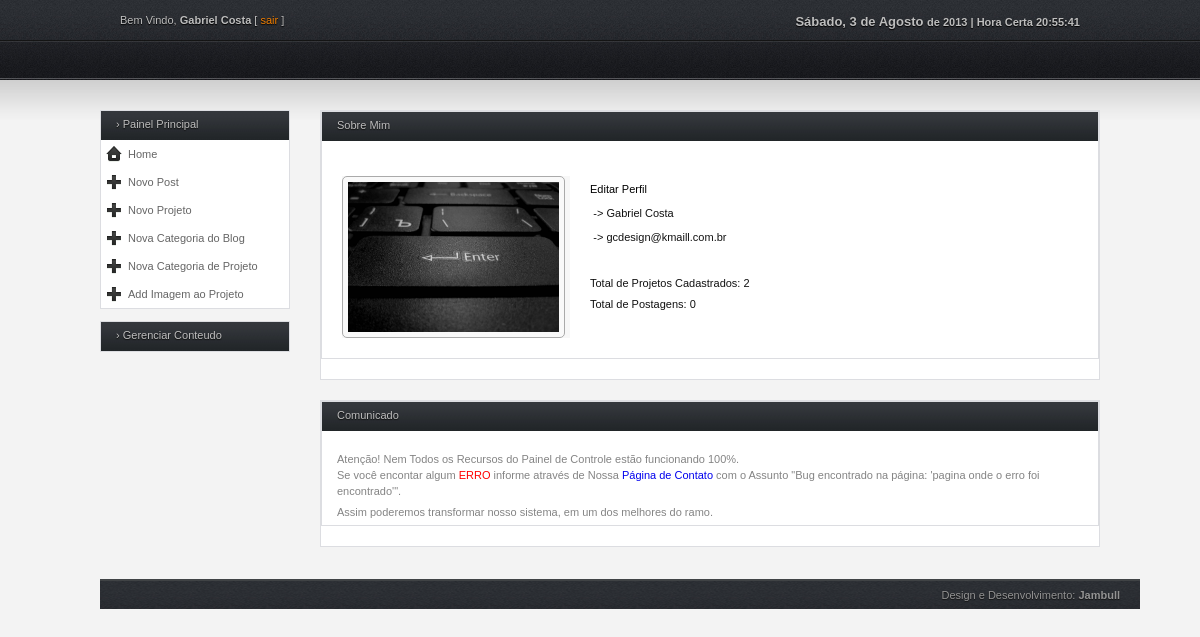
Screenshot of /jb-user/Home.php (signed in) with the database file from the repository.
### tables this page shows
CREATE TABLE IF NOT EXISTS `usuario` (
  `id` int(11) NOT NULL AUTO_INCREMENT,
  `nome` varchar(255) NOT NULL,
  `username` varchar(255) NOT NULL,
  `foto` varchar(255) NOT NULL,
  `email` varchar(255) NOT NULL,
  `senha` varchar(255) NOT NULL,
  `nivel` varchar(50) NOT NULL,
  PRIMARY KEY (`id`)
);

CREATE TABLE IF NOT EXISTS `comunicado` (
  `id` int(11) NOT NULL AUTO_INCREMENT,
  `corpo` longtext NOT NULL,
  PRIMARY KEY (`id`)
);

### jb-user/Home.php (the view, shortened to what this page needs)
<?php require_once('../Connections/conn.php'); ?>
<?php
$logoutAction = $_SERVER['PHP_SELF']."?doLogout=true";
?>
<?php
if (!function_exists("GetSQLValueString")) {
function GetSQLValueString($theValue, $theType, $theDefinedValue = "", $theNotDefinedValue = "")
{
  $theValue = function_exists("mysql_real_escape_string") ? mysql_real_escape_string($theValue) : mysql_escape_string($theValue);
  switch ($theType) {
    case "text":
      $theValue = ($theValue != "") ? "'" . $theValue . "'" : "NULL";
      break;
  }
  return $theValue;
}
}
$colname_userlogado = "-1";
if (isset($_SESSION['MM_Username'])) {
  $colname_userlogado = $_SESSION['MM_Username'];
}
$query_userlogado = sprintf("SELECT * FROM usuario WHERE username = %s", GetSQLValueString($colname_userlogado, "text"));
$userlogado = mysql_query($query_userlogado, $conn) or die(mysql_error());
$row_userlogado = mysql_fetch_assoc($userlogado);
$colname_totalprojeto = "-1";
if (isset($_SESSION['MM_Username'])) {
  $colname_totalprojeto = $_SESSION['MM_Username'];
}
$query_totalprojeto = sprintf("SELECT * FROM projeto WHERE username = %s", GetSQLValueString($colname_totalprojeto, "text"));
$totalprojeto = mysql_query($query_totalprojeto, $conn) or die(mysql_error());
$totalRows_totalprojeto = mysql_num_rows($totalprojeto);
$colname_totalpost = "-1";
if (isset($_SESSION['MM_Username'])) {
  $colname_totalpost = $_SESSION['MM_Username'];
}
$query_totalpost = sprintf("SELECT * FROM blog_post WHERE username = %s", GetSQLValueString($colname_totalpost, "text"));
$totalpost = mysql_query($query_totalpost, $conn) or die(mysql_error());
$totalRows_totalpost = mysql_num_rows($totalpost);
$query_comunicado = "SELECT * FROM comunicado ORDER BY id DESC";
$comunicado = mysql_query($query_comunicado, $conn) or die(mysql_error());
$row_comunicado = mysql_fetch_assoc($comunicado);
?>
<!DOCTYPE HTML>
<html lang="pt-br">
<head>
<link rel="stylesheet" type="text/css" href="../tema/administrator/style.css" media="screen" />
<link rel="stylesheet" type="text/css" href="../tema/administrator/navi.css" media="screen" />
<link href="../plugins/shadowbox/shadowbox.css" rel="stylesheet" type="text/css" />
</head>
<body onLoad="initTime();">
<div class="wrap">
  <div id="header">
    <div id="header">
	  <div id="top">
	    <div class="left">
	      <p>Bem Vindo, <strong><?php echo $row_userlogado['nome']; ?></strong> [ <a href="<?php echo $logoutAction ?>">sair</a> ]</p>
        </div>
	    <div class="right">
				<div class="align-right">
					<p><strong><script type="text/javascript" src="../plugins/data.js"></script> de <?php echo date("Y") ?> | Hora Certa<script type="text/javascript" src="../plugins/hora.js"></script> <span id="timer">Horas</span></strong></p>
				</div>
			</div>
		</div>
	</div>
    <div id="nav"></div>
  </div>
	<div id="content">
		<div id="sidebar">
			<div class="box">
				<div class="h_title">&#8250; Painel Principal</div>
				<ul id="home">
					<li class="b1"><a class="icon view_page" href="Home">Home</a></li>
                    <li class="b1"><a class="icon add_page" href="Novo.Post" rel="shadowbox;width=800;">Novo Post</a></li>
                    <li class="b1"><a class="icon add_page" href="Novo.Projeto" rel="shadowbox;width=800;">Novo Projeto</a></li>
                    <li class="b1"><a class="icon add_page" href="Nova.Categoria.do.Blog" rel="shadowbox;width=800;height=200;">Nova Categoria do Blog</a></li>
                    <li class="b1"><a class="icon add_page" href="Nova.Categoria.de.Projeto" rel="shadowbox;width=800;height=200;">Nova Categoria de Projeto</a></li>
          <li class="b1"><a class="icon add_page" href="Add.Imagem.ao.Projeto" rel="shadowbox;width=800;height=330;">Add Imagem ao Projeto</a></li>
				</ul>
			</div>
			<div class="box">
				<div class="h_title">&#8250; Gerenciar Conteudo</div>
			</div>
		</div>
		<div id="main">
		  <div class="full_w">
			<div class="full_w">
				<div class="h_title">Sobre Mim</div>
			  <div class="entry">
				</div>
<table width="750" height="151" border="0" align="center" cellpadding="5" cellspacing="5">
  <tr>
    <td width="228" height="152" rowspan="3" align="left" valign="top">
      <a href="alt.imagem.perfil.php" rel="shadowbox;width=400;height=50;" class="projetos_item float alpha" >
        <img src="../jb-includes/uploads/images/user/<?php echo $row_userlogado['foto']; ?>" width="140" height="150" class="projetos_item float alpha" title="<?php echo $row_userlogado['nome']; ?>">
        </a>
      </td>
    <td height="26" align="left" valign="top" bgcolor="#FFFFFF"><p><a href="edt.perfil" rel="shadowbox;width=400;height=320;">Editar Perfil</a><br>
      </p>      <a href="edt.nome.user" rel="shadowbox;width=400;height=50;"></a></td>
    </tr>
  <tr>
    <td height="37" align="left" valign="top" bgcolor="#FFFFFF">&nbsp;&nbsp;&nbsp;&nbsp;&nbsp;&nbsp;-&gt; <?php echo $row_userlogado['nome']; ?><br>
      <br>
      &nbsp;&nbsp;&nbsp;&nbsp;&nbsp;&nbsp;-&gt; <?php echo $row_userlogado['email']; ?></td>
  </tr>
  <tr>
    <td align="left" valign="top" bgcolor="#FFFFFF"><p><a href="edt.nome.user" rel="shadowbox;width=400;height=50;"></a><br>
    </p>
      <p>Total de Projetos Cadastrados: <?php echo $totalRows_totalprojeto ?></p>
      <p>Total de Postagens: <?php echo $totalRows_totalpost ?><br>
      </p></td>
  </tr>
  </table>
			</div>
		</div>
          <div class="full_w">
			<div class="full_w">
				<div class="h_title">Comunicado</div>
			  <div class="entry">
			  </div>
			  <p><?php echo $row_comunicado['corpo']; ?></p>
			</div>
		</div>
	</div>
		<div id="footer">
		<div class="right">
			<p>Design e Desenvolvimento: <a href="http://jambull.com.br">Jambull</a></p>
		</div>
	</div>
    </div>
</body>
</html>

### tema/administrator/style.css (style rules this page uses)
* { margin: 0; padding: 0; }
body { background: #f3f3f3 url(img/bg_top.jpg) repeat-x; color: #bebebe; font-family: Tahoma, Arial, Helvetica, sans-serif; font-size: 11px; margin: 0; }
a { text-decoration: none; }
.wrap { margin: 0 auto; width: 1000px; }
#header #top { height: 34px; padding: 14px 20px 0 20px; }
#header #top p { text-shadow: #000 0px 1px 1px; }
#header #top a { color: #f07e01; }
#content { margin: 30px 0 30px 0; }
#content .b1 { background: #ffffff; }
#content tr:nth-child(even) { background: #ffffff; }
#content tr:nth-child(odd) { background: #f7f7f7; }
#content #sidebar { float: left; margin: 0 20px 0 0; width: 190px; }
#sidebar a { color: #656565; }
#sidebar .box { border: 1px solid #DCDDE1; margin: 0 0 12px 0; }
#sidebar .box .h_title { background: url(img/bg_box_head.jpg) repeat-x; color: #bebebe; cursor: pointer; font-size: 11px; font-weight: normal; height: 22px; padding: 7px 0 0 15px; text-shadow: #0E0E0E 0px 1px 1px; }
#sidebar .box ul { list-style: none; }
#sidebar .box ul li { padding: 8px 0 8px 5px; }
.box ul li .icon { padding: 2px 0 2px 22px; }
.box ul li .view_page { background: url(img/i_view_page.png) no-repeat center left; }
.box ul li .add_page { background: url(img/i_add_page.png) no-repeat center left; }
#content #main { float: right; margin: 0 0 12px 0; width: 780px; }
#main .full_w { background: #ffffff; border: 1px solid #DCDDE1; color: #848484; margin: 0 0 20px 0; }
#main .full_w .h_title, #main .half_w .h_title { background: url(img/bg_box_head.jpg) repeat-x; color: #bebebe; font-size: 11px; font-weight: normal; height: 22px; padding: 7px 0 0 15px; text-shadow: #0E0E0E 0px 1px 1px; }
#main .full_w p { line-height: 16px; margin: 5px 15px; }
table { margin: 15px; color:#111; }
table a { color:#000; text-decoration:none; }
#footer { background: url(img/bg_top.jpg) repeat-x top center; border-top: 2px solid #404345; color: #939393; float: left; margin: 0 auto; padding: 8px 20px; text-shadow: #111111 0px 1px 1px; width: 1000px; bottom:0px; }
#footer a { color: #939393; font-weight: bold; }
.entry { color: #444; margin: 5px 0; padding: 5px 15px; text-shadow: 0px 1px #ffffff; }
.left { float: left; }
.right { float: right; }
.align-right { text-align: right; }
.projetos_item img { padding:5px; border: 1px solid #aaaaaa; width:211px; -webkit-border-radius: 5px; -moz-border-radius: 5px; background:#f9f9f9; margin-bottom:0px; }
.float { display:inline; float:left; position:relative; }
.alpha { margin-left:0; }

### tema/administrator/navi.css (style rules this page uses)
#header #nav { height: 27px; margin:0; padding: 5px 20px 0 10px; position: relative; }

### rows the page displays
usuario: nome "Gabriel Costa", foto (picture), email "gcdesign@kmaill.com.br"
comunicado: corpo "Atenção! Nem Todos os Recursos do Painel de Controle estão funcionando 100%. Se você encontar algum ERRO informe através de Nossa Página de Contato com o Assunto \"Bug encontrado na página: 'pagina onde o erro foi encontrado'\". Assim poderemos transformar nosso sistema, em um dos melhores do ramo."

### other values shown
$totalRows_totalprojeto "2"
$totalRows_totalpost "0"
